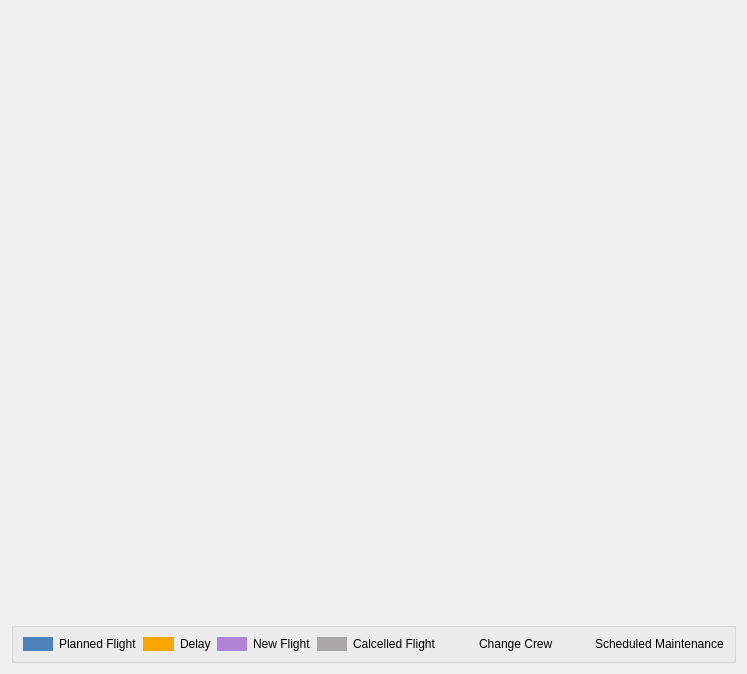
<?xml version="1.0" encoding="UTF-8"?>
<ui version="4.0">
 <class>DisplayGraphicV1</class>
 <widget class="QDialog" name="DisplayGraphicV1">
  <property name="geometry">
   <rect>
    <x>0</x>
    <y>0</y>
    <width>747</width>
    <height>674</height>
   </rect>
  </property>
  <property name="sizePolicy">
   <sizepolicy hsizetype="Preferred" vsizetype="Fixed">
    <horstretch>0</horstretch>
    <verstretch>0</verstretch>
   </sizepolicy>
  </property>
  <property name="windowTitle">
   <string>Graphic Best Alternative</string>
  </property>
  <layout class="QVBoxLayout" name="verticalLayout_2">
   <item>
    <layout class="QVBoxLayout" name="wrapperVLayout">
     <item>
      <widget class="APGLWidgetVisual1" name="apglwidget" native="true">
       <property name="sizePolicy">
        <sizepolicy hsizetype="Expanding" vsizetype="Preferred">
         <horstretch>0</horstretch>
         <verstretch>0</verstretch>
        </sizepolicy>
       </property>
      </widget>
     </item>
     <item>
      <widget class="QGroupBox" name="legendGroupBox">
       <property name="sizePolicy">
        <sizepolicy hsizetype="Expanding" vsizetype="Fixed">
         <horstretch>0</horstretch>
         <verstretch>0</verstretch>
        </sizepolicy>
       </property>
       <property name="title">
        <string/>
       </property>
       <layout class="QGridLayout" name="gridLayout">
        <item row="0" column="0">
         <widget class="QLabel" name="label">
          <property name="autoFillBackground">
           <bool>false</bool>
          </property>
          <property name="styleSheet">
           <string notr="true">background-color: rgb(79,129,189)</string>
          </property>
          <property name="text">
           <string/>
          </property>
         </widget>
        </item>
        <item row="0" column="1">
         <widget class="QLabel" name="label_5">
          <property name="text">
           <string>Planned Flight</string>
          </property>
         </widget>
        </item>
        <item row="0" column="2">
         <widget class="QLabel" name="label_2">
          <property name="autoFillBackground">
           <bool>false</bool>
          </property>
          <property name="styleSheet">
           <string notr="true">background-color: rgb(253,166,4)</string>
          </property>
          <property name="text">
           <string/>
          </property>
         </widget>
        </item>
        <item row="0" column="3">
         <widget class="QLabel" name="label_6">
          <property name="text">
           <string>Delay</string>
          </property>
         </widget>
        </item>
        <item row="0" column="4">
         <widget class="QLabel" name="label_3">
          <property name="autoFillBackground">
           <bool>false</bool>
          </property>
          <property name="styleSheet">
           <string notr="true">background-color: rgb(175,131,215)</string>
          </property>
          <property name="text">
           <string/>
          </property>
         </widget>
        </item>
        <item row="0" column="5">
         <widget class="QLabel" name="label_7">
          <property name="text">
           <string>New Flight</string>
          </property>
         </widget>
        </item>
        <item row="0" column="6">
         <widget class="QLabel" name="label_4">
          <property name="autoFillBackground">
           <bool>false</bool>
          </property>
          <property name="styleSheet">
           <string notr="true">background-color: rgb(170,168,166)</string>
          </property>
          <property name="text">
           <string/>
          </property>
         </widget>
        </item>
        <item row="0" column="7">
         <widget class="QLabel" name="label_8">
          <property name="text">
           <string>Calcelled Flight</string>
          </property>
         </widget>
        </item>
        <item row="0" column="8">
         <widget class="QLabel" name="label_9">
          <property name="text">
           <string/>
          </property>
          <property name="pixmap">
           <pixmap resource="imageresource.qrc">:/cx.png</pixmap>
          </property>
         </widget>
        </item>
        <item row="0" column="9">
         <widget class="QLabel" name="label_10">
          <property name="text">
           <string>Change Crew</string>
          </property>
         </widget>
        </item>
        <item row="0" column="10">
         <widget class="QLabel" name="label_11">
          <property name="text">
           <string/>
          </property>
          <property name="pixmap">
           <pixmap resource="imageresource.qrc">:/mx.png</pixmap>
          </property>
         </widget>
        </item>
        <item row="0" column="11">
         <widget class="QLabel" name="label_12">
          <property name="text">
           <string>Scheduled Maintenance</string>
          </property>
         </widget>
        </item>
       </layout>
      </widget>
     </item>
    </layout>
   </item>
  </layout>
 </widget>
 <customwidgets>
  <customwidget>
   <class>APGLWidgetVisual1</class>
   <extends>QWidget</extends>
   <header>CustomWidgets.h</header>
   <container>1</container>
  </customwidget>
 </customwidgets>
 <resources>
  <include location="imageresource.qrc"/>
 </resources>
 <connections/>
</ui>
